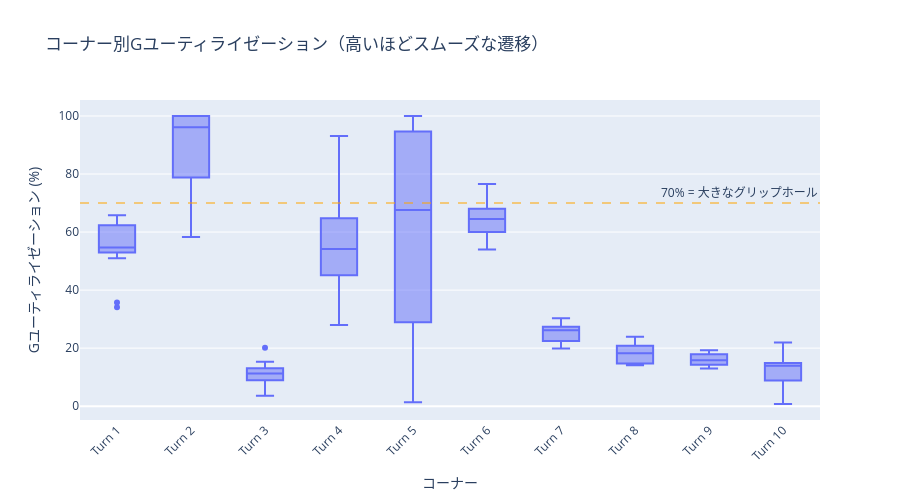

The notebook cell this image was saved under:
### Code cell
# コーナー別Gユーティライゼーション — 箱ひげ図
# 各コーナーコンプレックスでドライバーがグリップをどれだけ一貫して維持しているかを表示

if len(g_util_df) > 0:
    corner_order = [c.name for c in corners if c.name in g_util_df["corner_name"].values]
    fig = px.box(
        g_util_df,
        x="corner_name",
        y="g_utilization_pct",
        title="コーナー別Gユーティライゼーション（高いほどスムーズな遷移）",
        labels={
            "g_utilization_pct": "Gユーティライゼーション (%)",
            "corner_name": "コーナー",
        },
        category_orders={"corner_name": corner_order},
    )
    fig.update_layout(xaxis_tickangle=-45, width=900, height=500)
    fig.add_hline(
        y=70,
        line_dash="dash",
        line_color="orange",
        opacity=0.5,
        annotation_text="70% = 大きなグリップホール",
    )
    show_fig(fig)
else:
    print("Gユーティライゼーションデータがありません")

### Figure 1 — Plotly figure (JSON) as saved in the notebook; plotly's stock layout.template omitted (floating-point values rounded to 4 significant figures; data arrays with more than 128 entries replaced by an {"elided": "..."} marker saying what was removed)
{"data": [{"alignmentgroup": "True", "hovertemplate": "コーナー=%{x}<br>Gユーティライゼーション (%)=%{y}<extra></extra>", "legendgroup": "", "marker": {"color": "#636efa"}, "name": "", "notched": false, "offsetgroup": "", "orientation": "v", "showlegend": false, "type": "box", "x": {"elided": "130 str values"}, "x0": " ", "xaxis": "x", "y": {"elided": "130 float values"}, "y0": " ", "yaxis": "y"}], "layout": {"annotations": [{"showarrow": false, "text": "70% = 大きなグリップホール", "x": 1, "xanchor": "right", "xref": "x domain", "y": 70, "yanchor": "bottom", "yref": "y"}], "boxmode": "group", "height": 500, "legend": {"tracegroupgap": 0}, "shapes": [{"line": {"color": "orange", "dash": "dash"}, "opacity": 0.5, "type": "line", "x0": 0, "x1": 1, "xref": "x domain", "y0": 70, "y1": 70, "yref": "y"}], "title": {"text": "コーナー別Gユーティライゼーション（高いほどスムーズな遷移）"}, "width": 900, "xaxis": {"anchor": "y", "categoryarray": ["Turn 1", "Turn 2", "Turn 3", "Turn 4", "Turn 5", "Turn 6", "Turn 7", "Turn 8", "Turn 9", "Turn 10"], "categoryorder": "array", "domain": [0.0, 1.0], "tickangle": -45, "title": {"text": "コーナー"}}, "yaxis": {"anchor": "x", "domain": [0.0, 1.0], "title": {"text": "Gユーティライゼーション (%)"}}}}
